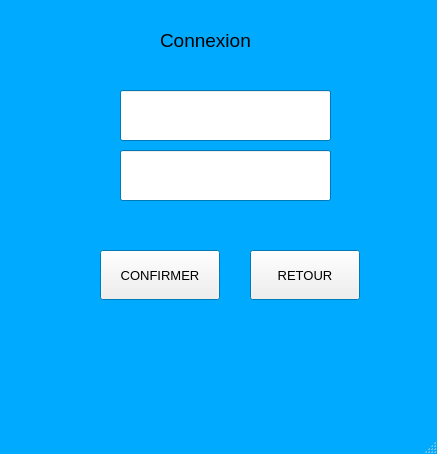
<?xml version="1.0" encoding="UTF-8"?>
<ui version="4.0">
 <class>MainWindow</class>
 <widget class="QMainWindow" name="MainWindow">
  <property name="geometry">
   <rect>
    <x>0</x>
    <y>0</y>
    <width>437</width>
    <height>454</height>
   </rect>
  </property>
  <property name="palette">
   <palette>
    <active>
     <colorrole role="Base">
      <brush brushstyle="SolidPattern">
       <color alpha="255">
        <red>255</red>
        <green>255</green>
        <blue>255</blue>
       </color>
      </brush>
     </colorrole>
     <colorrole role="Window">
      <brush brushstyle="SolidPattern">
       <color alpha="255">
        <red>0</red>
        <green>170</green>
        <blue>255</blue>
       </color>
      </brush>
     </colorrole>
    </active>
    <inactive>
     <colorrole role="Base">
      <brush brushstyle="SolidPattern">
       <color alpha="255">
        <red>255</red>
        <green>255</green>
        <blue>255</blue>
       </color>
      </brush>
     </colorrole>
     <colorrole role="Window">
      <brush brushstyle="SolidPattern">
       <color alpha="255">
        <red>0</red>
        <green>170</green>
        <blue>255</blue>
       </color>
      </brush>
     </colorrole>
    </inactive>
    <disabled>
     <colorrole role="Base">
      <brush brushstyle="SolidPattern">
       <color alpha="255">
        <red>0</red>
        <green>170</green>
        <blue>255</blue>
       </color>
      </brush>
     </colorrole>
     <colorrole role="Window">
      <brush brushstyle="SolidPattern">
       <color alpha="255">
        <red>0</red>
        <green>170</green>
        <blue>255</blue>
       </color>
      </brush>
     </colorrole>
    </disabled>
   </palette>
  </property>
  <property name="font">
   <font>
    <pointsize>10</pointsize>
   </font>
  </property>
  <property name="focusPolicy">
   <enum>Qt::NoFocus</enum>
  </property>
  <property name="windowTitle">
   <string>MainWindow</string>
  </property>
  <widget class="QWidget" name="centralwidget">
   <widget class="QLabel" name="Tittre1">
    <property name="geometry">
     <rect>
      <x>160</x>
      <y>10</y>
      <width>191</width>
      <height>61</height>
     </rect>
    </property>
    <property name="font">
     <font>
      <pointsize>14</pointsize>
     </font>
    </property>
    <property name="text">
     <string>Connexion</string>
    </property>
   </widget>
   <widget class="QLineEdit" name="Mail1">
    <property name="geometry">
     <rect>
      <x>120</x>
      <y>90</y>
      <width>211</width>
      <height>51</height>
     </rect>
    </property>
    <property name="text">
     <string/>
    </property>
   </widget>
   <widget class="QLineEdit" name="MDP1">
    <property name="geometry">
     <rect>
      <x>120</x>
      <y>150</y>
      <width>211</width>
      <height>51</height>
     </rect>
    </property>
    <property name="text">
     <string/>
    </property>
   </widget>
   <widget class="QPushButton" name="Confirmer1">
    <property name="geometry">
     <rect>
      <x>100</x>
      <y>250</y>
      <width>120</width>
      <height>50</height>
     </rect>
    </property>
    <property name="text">
     <string>CONFIRMER</string>
    </property>
   </widget>
   <widget class="QPushButton" name="Retour1">
    <property name="geometry">
     <rect>
      <x>250</x>
      <y>250</y>
      <width>110</width>
      <height>50</height>
     </rect>
    </property>
    <property name="text">
     <string>RETOUR</string>
    </property>
   </widget>
  </widget>
  <widget class="QMenuBar" name="menubar">
   <property name="geometry">
    <rect>
     <x>0</x>
     <y>0</y>
     <width>437</width>
     <height>18</height>
    </rect>
   </property>
  </widget>
  <widget class="QStatusBar" name="statusbar"/>
 </widget>
 <resources/>
 <connections/>
</ui>
